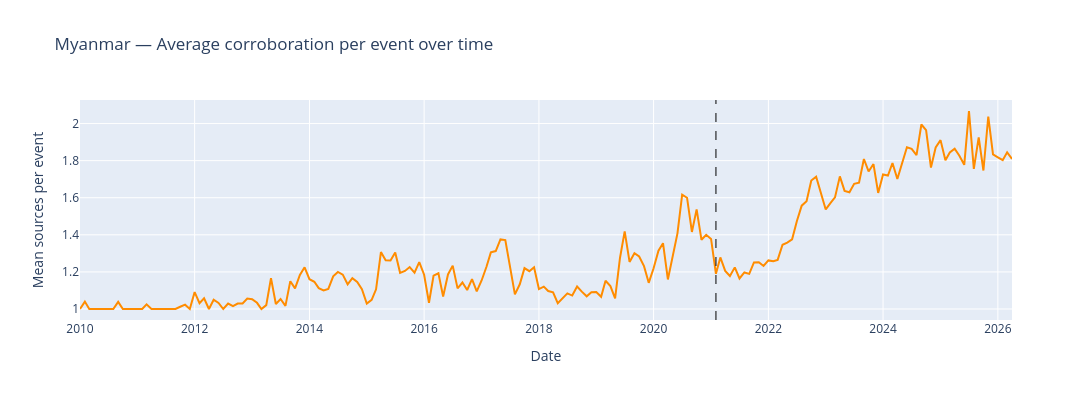

The cell this chart's notebook holds for it:
### Code cell
# Plot 2: mean n_sources per event over time
# This tells us whether individual events are being better corroborated over time.
# A rising mean_sources suggests not just more events but each event is reported
# by more outlets — a sign that media attention per event is also growing.

fig2 = go.Figure()
fig2.add_trace(go.Scatter(
    x=monthly['month_dt'], y=monthly['mean_sources'],
    mode='lines', name='Mean n_sources per event',
    line=dict(color='darkorange', width=2)
))
fig2.add_vline(x=str(COUP_DATE.date()), line_dash='dash', line_color='black', line_width=1)
fig2.update_layout(
    title='Myanmar — Average corroboration per event over time',
    xaxis_title='Date', yaxis_title='Mean sources per event',
    width=1200, height=400, hovermode='x unified'
)
fig2.show()

pre  = monthly[monthly['month_dt'] < COUP_DATE]['mean_sources'].mean()
post = monthly[monthly['month_dt'] >= COUP_DATE]['mean_sources'].mean()
print(f'Mean sources per event — pre-coup:  {pre:.2f}')
print(f'Mean sources per event — post-coup: {post:.2f}')
print(f'Ratio: {post/pre:.2f}x — each event post-coup is corroborated by {post/pre:.2f}x as many outlets')

### Figure 1 — Plotly figure (JSON) as saved in the notebook; plotly's stock layout.template omitted (floating-point values rounded to 4 significant figures; data arrays with more than 128 entries replaced by an {"elided": "..."} marker saying what was removed)
{"data": [{"line": {"color": "darkorange", "width": 2}, "mode": "lines", "name": "Mean n_sources per event", "type": "scatter", "x": {"elided": "196 str values"}, "y": {"elided": "196 float values"}}], "layout": {"height": 400, "hovermode": "x unified", "shapes": [{"line": {"color": "black", "dash": "dash", "width": 1}, "type": "line", "x0": "2021-02-01", "x1": "2021-02-01", "xref": "x", "y0": 0, "y1": 1, "yref": "y domain"}], "title": {"text": "Myanmar — Average corroboration per event over time"}, "width": 1200, "xaxis": {"title": {"text": "Date"}}, "yaxis": {"title": {"text": "Mean sources per event"}}}}
